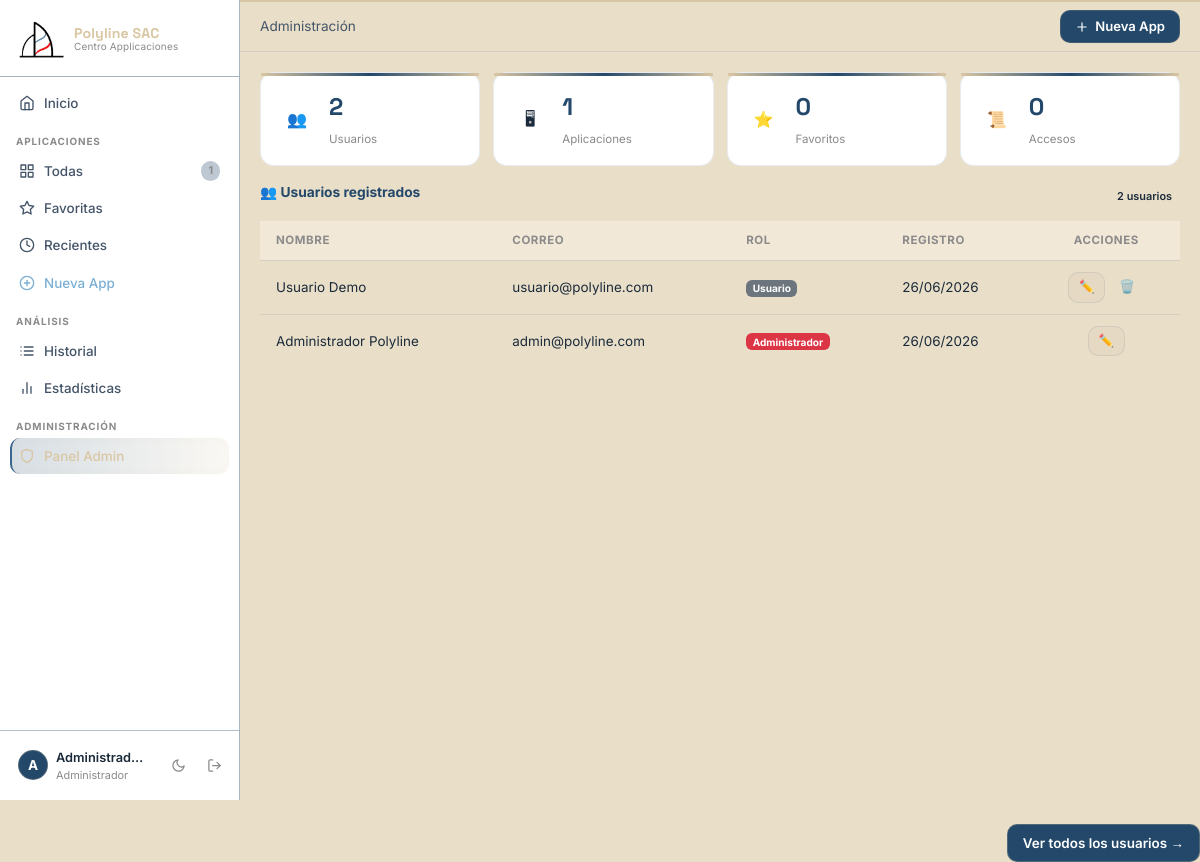
Page /admin/ (signed in) on the earlier database version.
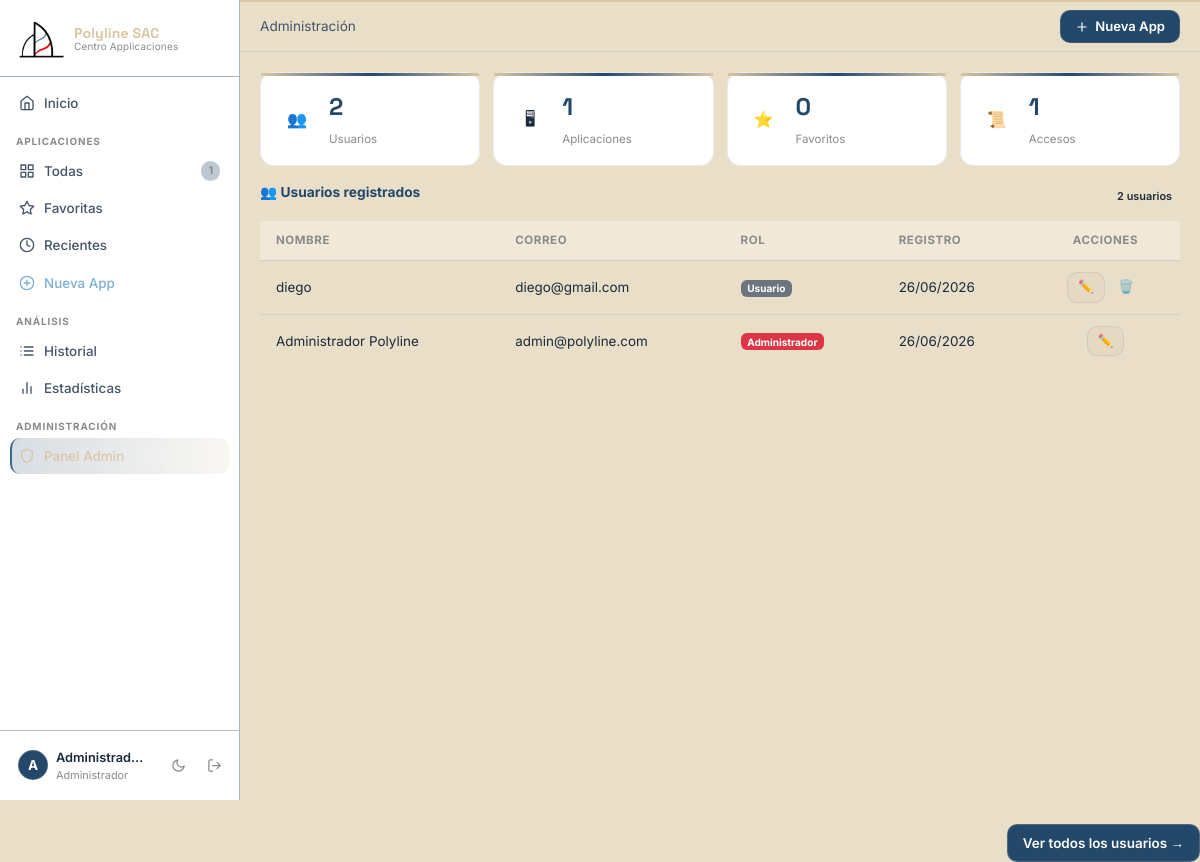
Same page on the later database version.
### models/user.py (models this page shows, shortened)
class User(UserMixin, db.Model):
    __tablename__ = 'users'
    id            = db.Column(db.Integer, primary_key=True)
    nombre        = db.Column(db.String(100), nullable=False)
    correo        = db.Column(db.String(150), unique=True, nullable=False)
    password_hash = db.Column(db.String(256), nullable=False)
    foto          = db.Column(db.String(200), default='default_avatar.png')
    bio           = db.Column(db.String(300), default='')
    fecha_registro= db.Column(db.DateTime, default=datetime.utcnow)
    rol = db.Column(db.String(20), default='user', nullable=False)
    applications  = db.relationship('Application', backref='owner', lazy='dynamic', cascade='all, delete-orphan')
    history       = db.relationship('History', backref='user',  lazy='dynamic', cascade='all, delete-orphan')
    favorites = db.relationship(
    "Favorite",
    back_populates="user",
    cascade="all, delete-orphan",
    lazy="dynamic"
)
    @property
    def is_admin(self):
        return self.rol == 'admin'
    last_login = db.Column(db.DateTime)

### routes/admin.py (the view)
@admin_bp.route("/")
@login_required
@admin_required
def dashboard():
    total_users = User.query.count()
    total_apps = Application.query.count()
    total_history = History.query.count()
    total_favorites = Favorite.query.count()
    users = (
    User.query
    .order_by(User.fecha_registro.desc())
    .limit(5)
    .all()
)
    return render_template(
    "admin/dashboard.html",
    total_users=total_users,
    total_apps=total_apps,
    total_history=total_history,
    total_favorites=total_favorites,
    users=users
)

### routes/admin.py (called while the page is built)
def admin_required(f):
    @wraps(f)
    def decorated(*args, **kwargs):
        if not current_user.is_authenticated or not current_user.is_admin:
            return "Acceso denegado", 403
        return f(*args, **kwargs)
    return decorated

### templates/admin/dashboard.html (shortened to what this page needs)
{% extends "base.html" %}
{% block breadcrumb %}
<span>Administración</span>
{% endblock %}
{% block content %}
<div class="stats-grid">
    <div class="stat-card">
        <div class="stat-icon">👥</div>
        <div>
            <span class="stat-value">{{ total_users }}</span>
            <span class="stat-label">Usuarios</span>
        </div>
    </div>
    <div class="stat-card">
        <div class="stat-icon">🖥</div>
        <div>
            <span class="stat-value">{{ total_apps }}</span>
            <span class="stat-label">Aplicaciones</span>
        </div>
    </div>
    <div class="stat-card">
        <div class="stat-icon">⭐</div>
        <div>
            <span class="stat-value">{{ total_favorites }}</span>
            <span class="stat-label">Favoritos</span>
        </div>
    </div>
    <div class="stat-card">
        <div class="stat-icon">📜</div>
        <div>
            <span class="stat-value">{{ total_history }}</span>
            <span class="stat-label">Accesos</span>
        </div>
    </div>
</div>
<div class="dash-sec-head">
    <h3 class="dash-sec-title">
        👥 Usuarios registrados
    </h3>
    <span class="cat-badge">
        {{ users|length }} usuarios
    </span>
</div>
        <div class="table-responsive">
            <table class="history-table">
                <thead>
                    <tr>
                        <th>Nombre</th>
                        <th>Correo</th>
                        <th>Rol</th>
                        <th>Registro</th>
                        <th class="text-center">Acciones</th>
                    </tr>
                </thead>
                <tbody>
                {% for user in users %}
                    <tr>
                        <td>{{ user.nombre }}</td>
                        <td>{{ user.correo }}</td>
                        <td>
                            {% if user.is_admin %}
                                <span class="badge bg-danger">
                                    Administrador
                                </span>
                            {% else %}
                                <span class="badge bg-secondary">
                                    Usuario
                                </span>
                            {% endif %}
                        </td>
                        <td>
                            {{ user.fecha_registro.strftime('%d/%m/%Y') }}
                        </td>
                        <td class="text-center">
    <a href="{{ url_for('admin.edit_user', user_id=user.id) }}"
       class="btn btn-sm btn-ghost">
        ✏️
    </a>
    {% if user.id != current_user.id %}
    <form method="POST"
          action="{{ url_for('admin.delete_user', user_id=user.id) }}"
          style="display:inline;"
          onsubmit="return confirm('¿Seguro que deseas eliminar este usuario?');">
        <button type="submit" class="btn btn-sm btn-danger-ghost">
            🗑️
        </button>
    </form>
    {% endif %}
</td>
                    </tr>
                {% endfor %}
                </tbody>
            </table>
        </div>
    </div>
</div>
<div class="text-end mt-4">
    <a href="{{ url_for('admin.users') }}"
    class="btn btn-accent">
        Ver todos los usuarios →
    </a>
</div>
{% endblock %}

### templates/base.html (shortened to what this page needs)
<!DOCTYPE html>
<html lang="es" data-theme="dark">
<head>
    <link href="https://cdn.jsdelivr.net/npm/bootstrap@5.3.0/dist/css/bootstrap.min.css" rel="stylesheet">
    <link rel="stylesheet" href="{{ url_for('static', filename='css/main.css') }}">
</head>
<body>
{% if current_user.is_authenticated %}
  <aside class="sidebar" id="sidebar">
    <div class="sb-brand">
      <div class="sb-logo-wrap">
        <div class="sb-logo">
          <img src="{{ url_for('static', filename='img/polyline logo.png') }}"
               alt="Polyline SAC">
        </div>
        <div class="sb-name-wrap">
          <span class="sb-name">Polyline SAC</span>
          <span class="sb-sub">Centro Applicaciones</span>
        </div>
      </div>
    </div>
    <nav class="sb-nav">
      <a href="{{ url_for('dashboard.index') }}"
         class="sb-link {% if request.endpoint == 'dashboard.index' %}is-active{% endif %}">
        <i data-feather="home"></i><span>Inicio</span>
      </a>
      <p class="sb-section">Aplicaciones</p>
      <a href="{{ url_for('apps.list_apps') }}"
         class="sb-link {% if request.endpoint == 'apps.list_apps' %}is-active{% endif %}">
        <i data-feather="grid"></i><span>Todas</span>
        <span class="sb-pill">{{ total_apps_global }}</span>
      </a>
      <a href="{{ url_for('apps.favorites') }}"
         class="sb-link {% if request.endpoint == 'apps.favorites' %}is-active{% endif %}">
        <i data-feather="star"></i><span>Favoritas</span>
      </a>
      <a href="{{ url_for('apps.recent') }}"
         class="sb-link {% if request.endpoint == 'apps.recent' %}is-active{% endif %}">
        <i data-feather="clock"></i><span>Recientes</span>
      </a>
      <a href="{{ url_for('apps.new_app') }}"
         class="sb-link sb-link--accent {% if request.endpoint == 'apps.new_app' %}is-active{% endif %}">
        <i data-feather="plus-circle"></i><span>Nueva App</span>
      </a>
      <p class="sb-section">Análisis</p>
      <a href="{{ url_for('stats.history') }}"
         class="sb-link {% if request.endpoint == 'stats.history' %}is-active{% endif %}">
        <i data-feather="list"></i><span>Historial</span>
      </a>
      <a href="{{ url_for('stats.stats') }}"
         class="sb-link {% if request.endpoint == 'stats.stats' %}is-active{% endif %}">
        <i data-feather="bar-chart-2"></i><span>Estadísticas</span>
      </a>
      {% if current_user.is_admin %}
      <p class="sb-section">Administración</p>
      <a href="{{ url_for('admin.dashboard') }}"
      class="sb-link {% if request.endpoint == 'admin.dashboard' %}is-active{% endif %}">
      <i data-feather="shield"></i>
      <span>Panel Admin</span>
    </a>
    {% endif %}
    </nav>
    <div class="sb-footer">
      <a href="{{ url_for('profile.profile') }}"
         class="sb-user {% if request.endpoint == 'profile.profile' %}is-active{% endif %}">
        <div class="sb-avatar">{{ current_user.nombre[0].upper() }}</div>
        <div class="sb-user-text">
          <span class="sb-user-name">{{ current_user.nombre }}</span>
          <span class="sb-user-role">{{ 'Administrador' if current_user.is_admin else 'Usuario' }}</span>
        </div>
      </a>
      <button class="sb-icon-btn" id="themeToggle" title="Cambiar tema">
        <i data-feather="moon" id="themeIcon"></i>
      </button>
      <a href="{{ url_for('auth.logout') }}" class="sb-icon-btn sb-logout" title="Cerrar sesión">
        <i data-feather="log-out"></i>
      </a>
    </div>
  </aside>
  <div class="main-wrap" id="mainWrap">
    <header class="topbar">
      <div class="topbar-crumb">{% block breadcrumb %}{% endblock %}</div>
      <div class="topbar-right">
        <a href="{{ url_for('apps.new_app') }}" class="btn-top-accent">
          <i data-feather="plus"></i> Nueva App
        </a>
      </div>
    </header>
    <div class="page-body">
      {% block content %}{% endblock %}
{% else %}
  <div class="auth-shell">
    {% block auth_content %}{% endblock %}
  </div>
{% endif %}
</body>
</html>

Differences in the rows shown:
removed User: nombre "Usuario Demo", correo "usuario@polyline.com", rol "Usuario", fecha_registro "26/06/2026"
added User: nombre "diego", correo "diego@gmail.com", rol "Usuario", fecha_registro "26/06/2026"
Other differences:
{{ total_history }}: "0" → "1"
